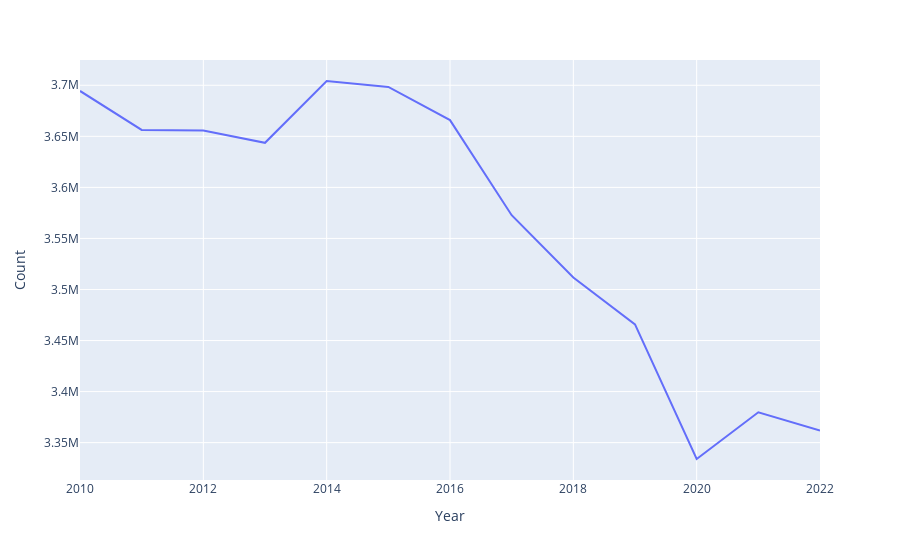

The code cell stored with this chart in its notebook:
### Code cell
# 使用px画图时传入的数据集应该是DataFrame格式
px.line(count_by_year,x='Year',y='Count')

### Figure 1 — Plotly figure (JSON) as saved in the notebook; plotly's stock layout.template omitted (floating-point values rounded to 4 significant figures)
{"data": [{"hovertemplate": "Year=%{x}<br>Count=%{y}<extra></extra>", "legendgroup": "", "line": {"color": "#636efa", "dash": "solid"}, "marker": {"symbol": "circle"}, "mode": "lines", "name": "", "orientation": "v", "showlegend": false, "type": "scatter", "x": [2010, 2011, 2012, 2013, 2014, 2015, 2016, 2017, 2018, 2019, 2020, 2021, 2022], "xaxis": "x", "y": [3694428, 3656309, 3655713, 3643652, 3704186, 3698388, 3665860, 3572758, 3511750, 3465821, 3333981, 3379713, 3361896], "yaxis": "y"}], "layout": {"legend": {"tracegroupgap": 0}, "margin": {"t": 60}, "xaxis": {"anchor": "y", "domain": [0, 1], "title": {"text": "Year"}}, "yaxis": {"anchor": "x", "domain": [0, 1], "title": {"text": "Count"}}}}
